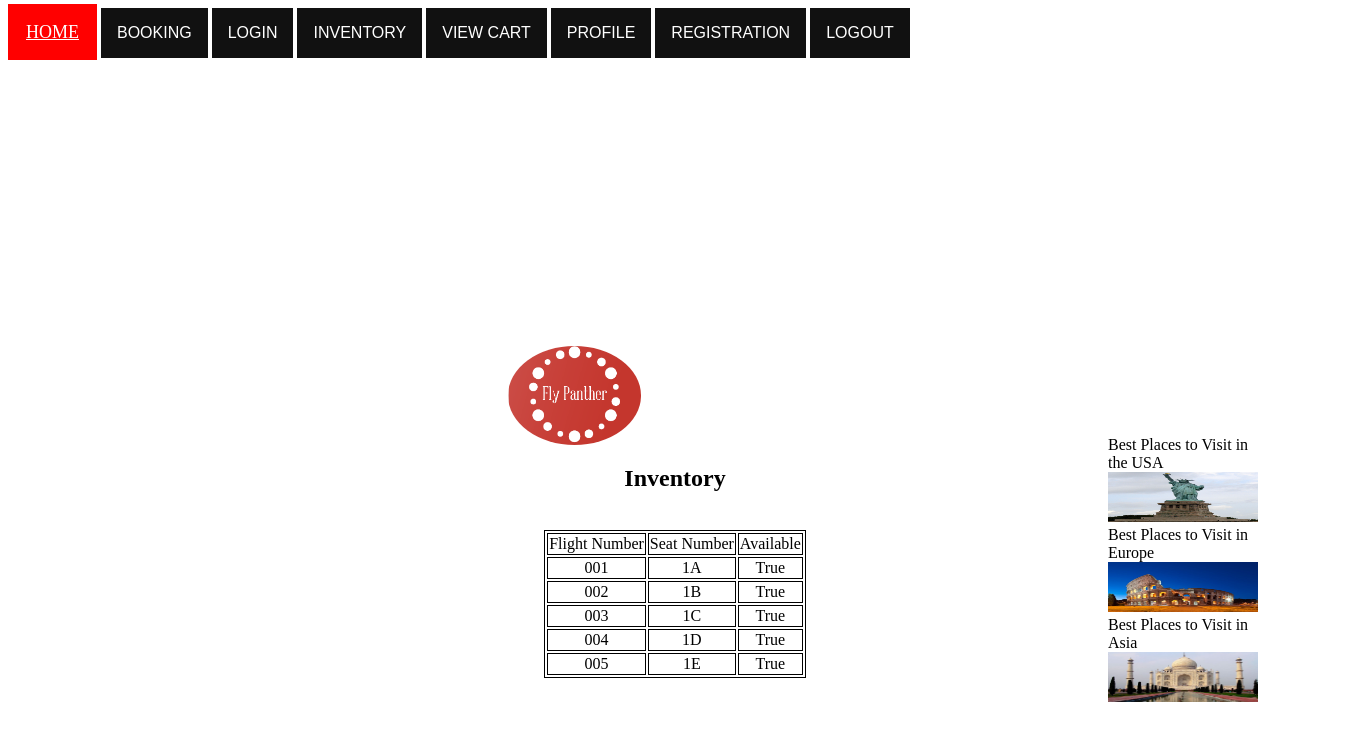
The page /inventory.php on the database its author committed.
### tables this page shows
CREATE TABLE `Inventory` (
  `FlightNumber` varchar(30) NOT NULL,
  `SeatNumber` varchar(30) NOT NULL,
  `Available` tinyint(1) NOT NULL DEFAULT '1'
);

### inventory.php (the view, shortened to what this page needs)
<?php
include 'header.php';
 include_once 'dbconnect.php';
 $result = mysqli_query($conn, "SELECT * FROM inventory");
?>
		<h2> Inventory</h2>
		<br>
		<div class="invTable">
		<table>
            <td>Flight Number</td>
            <td>Seat Number</td>
            <td>Available</td>
        <?php
			while($res = mysqli_fetch_array($result)) {
				echo "<tr>";
				echo "<td>".$res['FlightNumber']."</td>";
				echo "<td>".$res['SeatNumber']."</td>";
				if($res['Available'] == 1)
				{
					echo "<td>True</td>";
				}
				else
				{
					echo "<td>False</td>";
				}
			}
        ?>
		</table>
		</div>
	</body>
</html>

### header.php (shortened to what this page needs)
<?php
	echo '<!DOCTYPE html>
<html>
	<head>
		<meta charset="utf-8"/>
		<title>Airline Reservation System</title>
		<link rel="stylesheet" type="text/css" href="home.css">
		<link rel="stylesheet" href="//code.jquery.com/ui/1.12.1/themes/base/jquery-ui.css">
		<script src="https://code.jquery.com/jquery-1.12.4.js"></script>
		<script src="https://code.jquery.com/ui/1.12.1/jquery-ui.js"></script>
	</head>
	<body>
		<a href="home.php" class="dropbtn5">HOME</a>
		<div class="dropdown">
		<button class="dropbtn">BOOKING</button>
		<div class="dropdown-content">
		<a href="book.php">Booking</a>
		</div>
		</div>
		<div class="dropdown1">
		<button class="dropbtn1">LOGIN</button>
		<div class="dropdown-content1">
		<a href="login.php">Login</a>
		<a href="register.php">Registration</a>
		</div>
		</div>
		<div class="dropdown2">
		<button class="dropbtn2">INVENTORY</button>
		<div class="dropdown-content2">
		<a href="inventory.php">View</a>
		</div>
		</div>
		<div class="dropdown3">
		<button class="dropbtn3">VIEW CART</button>
		<div class="dropdown-content3">
		<a href="shoppingcart.php">View cart</a>
		</div>
		</div>
		<div class="dropdown3">
		<button class="dropbtn3">PROFILE</button>
		<div class="dropdown-content3">
		<a href="profile.php">User profile</a>
		<a href="login.php">Login</a>
		<a href="register.php">Registration</a>
		</div>
		</div>
		<div class="dropdown4">
		<button class="dropbtn4">REGISTRATION</button>
		<div class="dropdown-content4">
		<a href="register.php">Create an account</a>
		</div>
		</div>
		<div class="dropdown6">
		<button class="dropbtn6">LOGOUT</button>
		<div class="dropdown-content6">
		<a href="logout.php?logout">Logout</a>
		</div>
		</div>';
		echo '<br/>
		<div id = "pic1" >
		<figure></figure>
		<figure></figure>
		<figure></figure>
		<figure></figure>
		<figure></figure>
		</div><br>
		<div class="travel">
		<a target="" href="http://travel.usnews.com/rankings/best-usa-vacations/">
		<img src="usa.jpg"  class="travel" alt="USA" width="150" height="50">
		</a>
		<figcaption>Best Places to Visit in the USA</figcaption>
		</div>
		<div class="travel">
		<a target="" href="http://travel.usnews.com/rankings/best-europe-vacations/">
		<img src="europe.jpg" class="travel" alt="Europe" width="150" height="50">
		</a>
		<figcaption>Best Places to Visit in Europe</figcaption>
		</div>
		<div class="travel">
		<a target="" href="http://travel.usnews.com/rankings/best-asian-vacations/">
		<img src="asia.jpg"  class="travel" alt="Asia" width="150" height="50"\>
		</a>
		<figcaption>Best Places to Visit in Asia</figcaption>
		</div>
		<div id="logo-all">
		<img src="logo.png"  class="logo-all" alt="Logo">
		</div>'
?>

### home.css (style rules this page uses)
.dropbtn { background-color: #111; color: white; padding: 16px; font-size: 16px; border: none; cursor: pointer; }
.dropbtn5 { background-color: red; color: white; padding: 18px; font-size: 18px; border: none; cursor: pointer; }
.dropbtn1 { background-color: #111; color: white; padding: 16px; font-size: 16px; border: none; cursor: pointer; }
.dropbtn2 { background-color: #111; color: white; padding: 16px; font-size: 16px; border: none; cursor: pointer; }
.dropbtn3 { background-color: #111; color: white; padding: 16px; font-size: 16px; border: none; cursor: pointer; }
.dropbtn4 { background-color: #111; color: white; padding: 16px; font-size: 16px; border: none; cursor: pointer; }
.dropbtn6 { background-color: #111; color: white; padding: 16px; font-size: 16px; border: none; cursor: pointer; }
.dropdown { position: relative; display: inline-block; }
.dropdown1 { position: relative; display: inline-block; }
.dropdown2 { position: relative; display: inline-block; }
.dropdown3 { position: relative; display: inline-block; }
.dropdown4 { position: relative; display: inline-block; }
.dropdown6 { position: relative; display: inline-block; }
div.travel { display: table; position: relative; top:360px; left:1100px; }
figcaption { display: table-caption; caption-side: top; }
.invTable { text-align: center; margin-left: auto; margin-right: auto; }
table { text-align: center; margin-left: auto; margin-right: auto; border: 1px solid black; }
td { text-align: center; margin-left: auto; margin-right: auto; border: 1px solid black; }
h2 { text-align: center; }
#logo-all img { margin-left: 500px; width: 10%; display: block; border-radius: 60%; overflow: hidden; }

### rows shown on the page
inventory: FlightNumber "001", SeatNumber "1A", Available "True"
inventory: FlightNumber "002", SeatNumber "1B", Available "True"
inventory: FlightNumber "003", SeatNumber "1C", Available "True"
inventory: FlightNumber "004", SeatNumber "1D", Available "True"
inventory: FlightNumber "005", SeatNumber "1E", Available "True"
